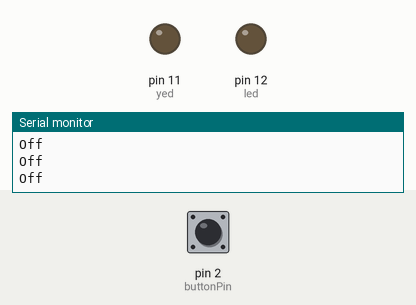
A sketch run on a simulated Arduino Uno, built with avr-gcc and run on an emulated ATmega328P. Shown: output pins drawn as LEDs (lit = HIGH), the last lines printed to the serial monitor. Dashed ring = blinking. The test bench sets the inputs (shaded band); at power-on: pin 2 (buttonPin) LOW.

Above: at 1.3 s.
1.4 s: pin 2 (buttonPin) pulled HIGH for 0.25 s
At 1.55 s:
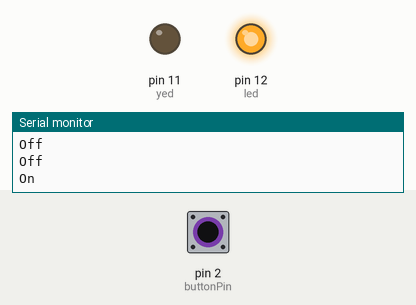
3.3 s: pin 2 (buttonPin) pulled HIGH for 3.2 s
At 3.55 s:
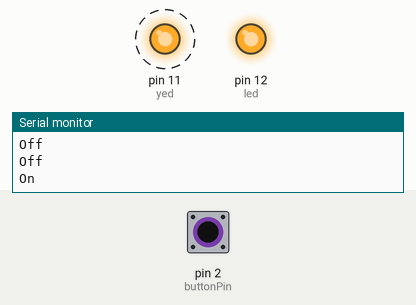
Timing chart, 0 to 8.2 s (numbered marks = the images above; inputs shaded):
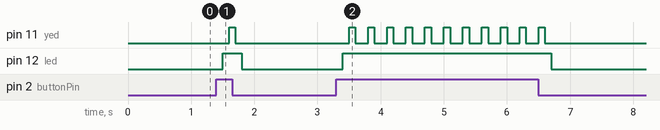

The sketch:

ButtonBlink.ino
```cpp
/*
  Button - Message Sending
  led short side = negative
 */

// constants won't change. It's used here to
// set the pin number:
const int buttonPin = 2;     // the number of the pushbutton pin

// variables will change:
int buttonState = 0;         // variable for reading the pushbutton status
int led = 12;
int yed = 11;

void setup() {
  pinMode(buttonPin, INPUT);   // initialize the pushbutton pin as an input:
  Serial.begin(9600);          // initialize the serial communication:
  pinMode (led, OUTPUT);
  pinMode (yed, OUTPUT);
}

void loop(){
  delay(100);
  buttonState = digitalRead(buttonPin);  // read the state of the pushbutton value:
  if (buttonState == HIGH) {             // check if the pushbutton is pressed.
    Serial.println("On");    // send a message to the computer:
    digitalWrite(led, HIGH);
    delay(100);
    digitalWrite(yed, HIGH);
    delay(100);
    digitalWrite(yed, LOW);
  }
  else {                                 // If the button is not pressed
    Serial.println("Off");           // send a message to the computer:
    digitalWrite(led, LOW);
    delay(100);
    digitalWrite(yed, LOW);
  }

}
```

Measured:
- after the input at 1.4 s, pin 11 (yed): LOW → HIGH after 0.20 s, → LOW 0.10 s later; pin 12 (led): LOW → HIGH after 0.10 s, → LOW 0.30 s later
- after the input at 3.3 s, pin 11 (yed): alternates HIGH for 0.10 s and LOW for 0.20 s, 22 changes in all, then stays LOW, starting after 0.20 s; pin 12 (led): LOW → HIGH after 0.10 s, → LOW 3.3 s later
